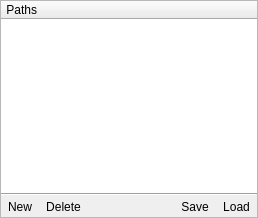
  <widget class="QDockWidget" name="PathsDockWidget">
   <property name="windowTitle">
    <string>Paths</string>
   </property>
   <attribute name="dockWidgetArea">
    <number>2</number>
   </attribute>
   <widget class="QWidget" name="dockWidgetContents_5">
    <layout class="QVBoxLayout" name="verticalLayout_15">
     <property name="spacing">
      <number>0</number>
     </property>
     <property name="margin">
      <number>0</number>
     </property>
     <item>
      <widget class="QFrame" name="frame_3">
       <property name="frameShape">
        <enum>QFrame::StyledPanel</enum>
       </property>
       <property name="frameShadow">
        <enum>QFrame::Plain</enum>
       </property>
       <layout class="QVBoxLayout" name="verticalLayout_14">
        <property name="spacing">
         <number>0</number>
        </property>
        <property name="margin">
         <number>0</number>
        </property>
        <item>
         <widget class="QTreeWidget" name="pathsTW">
          <property name="frameShape">
           <enum>QFrame::NoFrame</enum>
          </property>
          <column>
           <property name="text">
            <string> Paths</string>
           </property>
           <property name="icon">
            <iconset resource="resources.qrc">
             <normaloff>:/resources/RES/ffficons/eye.png</normaloff>:/resources/RES/ffficons/eye.png</iconset>
           </property>
          </column>
         </widget>
        </item>
        <item>
         <widget class="Line" name="line_4">
          <property name="orientation">
           <enum>Qt::Horizontal</enum>
          </property>
         </widget>
        </item>
        <item>
         <widget class="QFrame" name="ButtonsFrame_2">
          <layout class="QHBoxLayout" name="horizontalLayout_7">
           <property name="spacing">
            <number>0</number>
           </property>
           <property name="margin">
            <number>0</number>
           </property>
           <item>
            <widget class="QToolButton" name="path_new">
             <property name="text">
              <string>New</string>
             </property>
             <property name="icon">
              <iconset resource="resources.qrc">
               <normaloff>:/resources/RES/ffficons/page_white.png</normaloff>:/resources/RES/ffficons/page_white.png</iconset>
             </property>
             <property name="autoRaise">
              <bool>true</bool>
             </property>
            </widget>
           </item>
           <item>
            <widget class="QToolButton" name="path_delete">
             <property name="text">
              <string>Delete</string>
             </property>
             <property name="icon">
              <iconset resource="resources.qrc">
               <normaloff>:/resources/RES/ffficons/bin.png</normaloff>:/resources/RES/ffficons/bin.png</iconset>
             </property>
             <property name="autoRaise">
              <bool>true</bool>
             </property>
            </widget>
           </item>
           <item>
            <spacer name="horizontalSpacer_6">
             <property name="orientation">
              <enum>Qt::Horizontal</enum>
             </property>
             <property name="sizeHint" stdset="0">
              <size>
               <width>40</width>
               <height>20</height>
              </size>
             </property>
            </spacer>
           </item>
           <item>
            <widget class="QToolButton" name="path_save">
             <property name="text">
              <string>Save</string>
             </property>
             <property name="icon">
              <iconset resource="resources.qrc">
               <normaloff>:/resources/RES/ffficons/disk.png</normaloff>:/resources/RES/ffficons/disk.png</iconset>
             </property>
             <property name="autoRaise">
              <bool>true</bool>
             </property>
            </widget>
           </item>
           <item>
            <widget class="QToolButton" name="path_load">
             <property name="text">
              <string>Load</string>
             </property>
             <property name="icon">
              <iconset resource="resources.qrc">
               <normaloff>:/resources/RES/ffficons/folder.png</normaloff>:/resources/RES/ffficons/folder.png</iconset>
             </property>
             <property name="autoRaise">
              <bool>true</bool>
             </property>
            </widget>
           </item>
          </layout>
         </widget>
        </item>
       </layout>
      </widget>
     </item>
    </layout>
   </widget>
  </widget>
